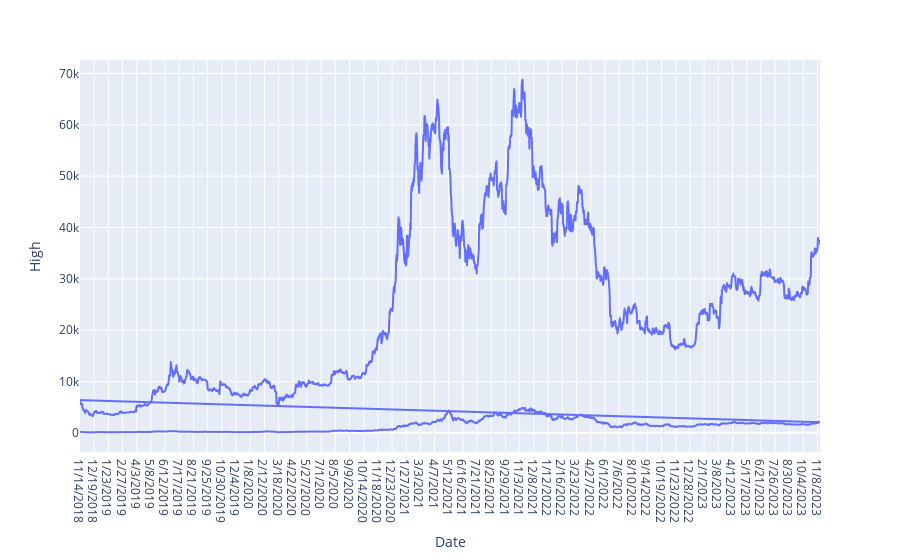

Notebook code cell kept with this figure:
### Code cell
currency_df = pd.read_csv('assets/ETH-BTC-USD.csv')

fig = px.line(currency_df, 
              x='Date',
              y='High')
fig.show()

### Figure 1 — Plotly figure (JSON) as saved in the notebook; plotly's stock layout.template omitted (floating-point values rounded to 4 significant figures; data arrays with more than 128 entries replaced by an {"elided": "..."} marker saying what was removed)
{"data": [{"hovertemplate": "Date=%{x}<br>High=%{y}<extra></extra>", "legendgroup": "", "line": {"color": "#636efa", "dash": "solid"}, "marker": {"symbol": "circle"}, "mode": "lines", "name": "", "showlegend": false, "type": "scattergl", "x": {"elided": "3654 str values"}, "xaxis": "x", "y": {"elided": "3654 float values"}, "yaxis": "y"}], "layout": {"legend": {"tracegroupgap": 0}, "margin": {"t": 60}, "xaxis": {"anchor": "y", "domain": [0, 1], "title": {"text": "Date"}}, "yaxis": {"anchor": "x", "domain": [0, 1], "title": {"text": "High"}}}}
